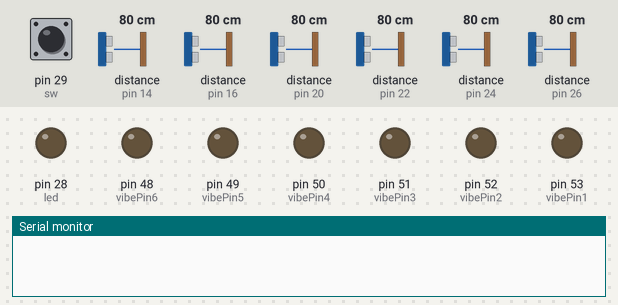
Bench run of a sketch on a simulated Arduino Mega 2560, built with avr-gcc and run on an emulated ATmega2560. Shown: output pins drawn as LEDs (lit = HIGH), the last lines printed to the serial monitor. Wiring (inferred from the names in the program): 6 × ultrasonic range finder: trigger pin 15, echo pin 14 / trigger pin 17, echo pin 16 / trigger pin 21, echo pin 20 / trigger pin 23, echo pin 22 / trigger pin 25, echo pin 24 / trigger pin 27, echo pin 26. Dashed ring = blinking. The test bench sets the inputs (shaded band); at power-on: pin 29 (sw) HIGH, distance to the obstacle (sensors on pin 22, pin 24, pin 20, pin 14, pin 16, pin 26) 80 cm. The echo pulse lasts 58.3 µs per cm; pins used as bus, display or sensor lines are not drawn.

Above: at 0.1 s.
1.3 s: pin 29 (sw) pulled LOW for 3.2 s
At 2.2 s:
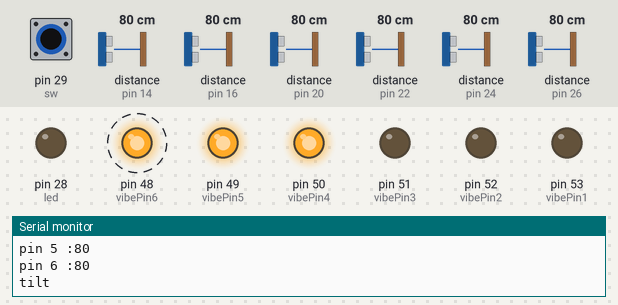
6.0 s: distance to the obstacle (sensor on pin 22) set to 55 cm
9.0 s: distance to the obstacle (sensor on pin 22) set to 45 cm
At 9.39 s:
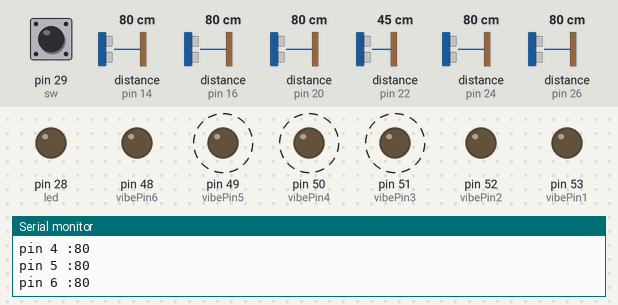
12.0 s: distance to the obstacle (sensor on pin 24) set to 56 cm
15.0 s: distance to the obstacle (sensor on pin 24) set to 48 cm
At 15.7 s:
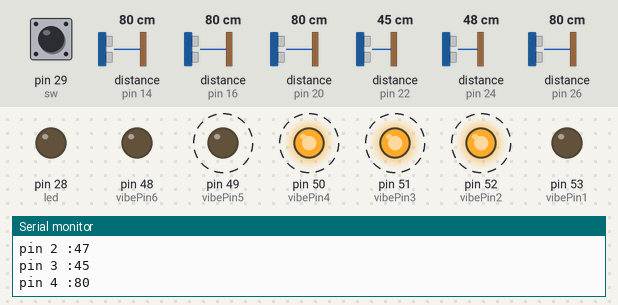
18.0 s: distance to the obstacle (sensor on pin 20) set to 147 cm
21.0 s: distance to the obstacle (sensor on pin 20) set to 153 cm
At 21.25 s:
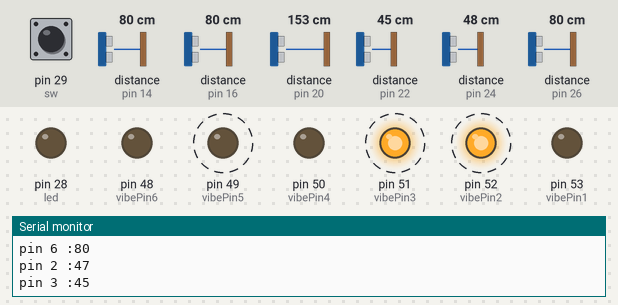
Timing chart, 0 to 25.0 s (numbered marks = the images above; inputs shaded):
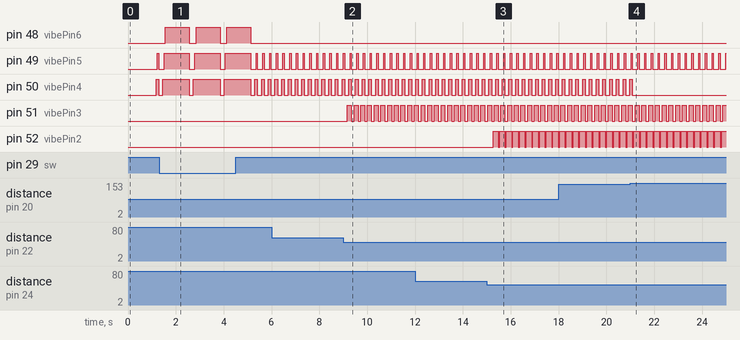

Measured:
- the behaviour switches between 51 and 50 cm on distance to the obstacle (sensor on pin 22) (found by bisection; images 1 and 2)
- the behaviour switches between 51 and 50 cm on distance to the obstacle (sensor on pin 24) (found by bisection; images 2 and 3)
- the behaviour switches between 149 and 150 cm on distance to the obstacle (sensor on pin 20) (found by bisection; images 3 and 4)
- after the input at 1.3 s, pin 48 (vibePin6): alternates HIGH for 1.0 s and LOW for 0.28 s, starting after 0.27 s
- after the input at 9.0 s, pin 51 (vibePin3): alternates HIGH for 0.17 s and LOW for 0.11 s, starting after 0.17 s
- after the input at 15.0 s, pin 52 (vibePin2): alternates HIGH for 0.22 s and LOW for 0.06 s, starting after 0.26 s
- after the input at 21.0 s, pin 50 (vibePin4): goes on until 21.1 s, then stays LOW
- by itself, pin 49 (vibePin5): repeats every 0.28 s: HIGH 0.06 s, LOW 0.23 s

The sketch:

After_stick.ino
```cpp
long previousMillis = 0;
const long INTERVAL_SEC = 1000;

int val = 0; //led 버튼상태 저장


// 초음파 센서 핀 설정
const int sonicTriggerPin1 = 27;
const int sonicEchoPin1 = 26;
const int sonicTriggerPin2 = 25;
const int sonicEchoPin2 = 24;
const int sonicTriggerPin3 = 23;
const int sonicEchoPin3 = 22;
const int sonicTriggerPin4 = 21;
const int sonicEchoPin4 = 20;
const int sonicTriggerPin5 = 15;
const int sonicEchoPin5 = 14;
const int sonicTriggerPin6 = 17;
const int sonicEchoPin6 = 16;


// tilt 센서
   int tilt = 3;  // Connect Tilt sensor to Pin3
   //led
   int led = 28;
   int sw = 29;

// 진동 센서 핀 설정
const int vibePin1 = 53;
const int vibePin2 = 52;
const int vibePin3 = 51;
const int vibePin4 = 50;
const int vibePin5 = 49;
const int vibePin6 = 48;

// 초음파 허용거리 기본값
long inLimitDistance = 50;
long outLimitDistance = 150;


// 측정거리
long cm = 0;

String data = "";

void setup()
{
  Serial.begin(9600);
  Serial1.begin(9600);


  // 진동 핀 모드 설정
  pinMode(vibePin1, OUTPUT );
  pinMode(vibePin2, OUTPUT );
  pinMode(vibePin3, OUTPUT );
  pinMode(vibePin4, OUTPUT );
  pinMode(vibePin5, OUTPUT );
  pinMode(vibePin6, OUTPUT );
  // 초음파 핀모드
  pinMode(sonicTriggerPin1, OUTPUT); // 센서 Trig 핀
  pinMode(sonicEchoPin1, INPUT); // 센서 Echo 핀
  pinMode(sonicTriggerPin2, OUTPUT); // 센서 Trig 핀
  pinMode(sonicEchoPin2, INPUT); // 센서 Echo 핀
  pinMode(sonicTriggerPin3, OUTPUT); // 센서 Trig 핀
  pinMode(sonicEchoPin3, INPUT); // 센서 Echo 핀
  pinMode(sonicTriggerPin4, OUTPUT); // 센서 Trig 핀
  pinMode(sonicEchoPin4, INPUT); // 센서 Echo 핀
  pinMode(sonicTriggerPin5, OUTPUT); // 센서 Trig 핀
  pinMode(sonicEchoPin5, INPUT); // 센서 Echo 핀
  pinMode(sonicTriggerPin6, OUTPUT); // 센서 Trig 핀
  pinMode(sonicEchoPin6, INPUT); // 센서 Echo 핀

  // tilt 센서
  pinMode(tilt, INPUT);       // Set digital pin 3 to input mode
  pinMode(led,OUTPUT); //led 센서
  pinMode(sw,INPUT);
}

void loop()
{

  //  if ( Serial1.available() )   {  Serial.write( Serial1.read() );  }
  //
  //    // listen for user input and send it to the HC-05
  //   if ( Serial.available() )   {  Serial1.write( Serial.read() );  }
  //

  // 블루투스 통신 수신값
  while (Serial1.available()) {
    data += String((char)Serial1.read());
    delay(1);
  }

  // 거리 설정
  if (data.indexOf("in:") > -1) {
    data = data.substring(3);
    inLimitDistance = (long)data.toInt();
    Serial.print("inLimitDistance : ");
    Serial.println(inLimitDistance);
    data = "";
  }

  // 거리 설정
  if (data.indexOf("out:") > -1) {
    data = data.substring(4);
    outLimitDistance = (long)data.toInt();
    Serial.print("outLimitDistance : ");
    Serial.println(outLimitDistance);
    data = "";
  }

  //sw
 if (digitalRead(sw) == LOW) { //Read sensor value
             val++;
      for (val=1; val >= 5; val ++ ){
    digitalWrite(led,HIGH);
    delay(1000);
    digitalWrite(led, LOW);
    delay(1000);
    }
     Serial.println("tilt");
    Serial1.println("tilt;");
    delay(1000);
  } else {
    //Serial.println("no tilt");
    digitalWrite(led,LOW);
     val =0;
  }

/*
  if (digitalRead(tilt) == HIGH) { //Read sensor value
    Serial.println("tilt");
    Serial1.println("tilt;");
    delay(1000);
  } else {
    //Serial.println("no tilt");
  }
*/

  unsigned long currentMillis = millis();
  if (currentMillis - previousMillis > INTERVAL_SEC) {
    resetVibe();
    cm = calcurateDistance(sonicTriggerPin1, sonicEchoPin1);
    if (cm > 10 && cm < inLimitDistance) {
      Serial.print("pin 1 :");
      Serial.println(cm);
      digitalWrite(vibePin1, HIGH);
    }
    delay(50); // 0.3초 대기 후 다시 측정
    cm = calcurateDistance(sonicTriggerPin2, sonicEchoPin2);
    if (cm > 10 && cm < inLimitDistance) {
      Serial.print("pin 2 :");
      Serial.println(cm);
      digitalWrite(vibePin2, HIGH);
    }
    delay(50); // 0.3초 대기 후 다시 측정
    cm = calcurateDistance(sonicTriggerPin3, sonicEchoPin3);
    if (cm > 10 && cm < inLimitDistance) {
      Serial.print("pin 3 :");
      Serial.println(cm);
      digitalWrite(vibePin3, HIGH);
    }
    delay(50); // 0.3초 대기 후 다시 측정
    cm = calcurateDistance(sonicTriggerPin4, sonicEchoPin4);
    if (cm > 10 && cm < outLimitDistance) {
      Serial.print("pin 4 :");
      Serial.println(cm);
      digitalWrite(vibePin4, HIGH);
    }
    delay(50); // 0.3초 대기 후 다시 측정
    cm = calcurateDistance(sonicTriggerPin5, sonicEchoPin5);
    if (cm > 10 && cm < outLimitDistance) {
      Serial.print("pin 5 :");
      Serial.println(cm);
      digitalWrite(vibePin5, HIGH);
    }

    delay(50); // 0.3초 대기 후 다시 측정
    cm = calcurateDistance(sonicTriggerPin6, sonicEchoPin6);
    if (cm > 10 && cm < outLimitDistance) {
      Serial.print("pin 6 :");
      Serial.println(cm);
      digitalWrite(vibePin6, HIGH);
    }


    //delay(1500); // 0.3초 대기 후 다시 측정delay(500); // 0.3초 대기 후 다시 측정

   // delay(500); // 0.3초 대기 후 다시 측정
  }


}

/**
 * 초음파 거리계산
 */
long calcurateDistance(int trigger, int echo) {
  long duration;
  digitalWrite(trigger, HIGH); // 센서에 Trig 신호 입력
  delayMicroseconds(10); // 10us 정도 유지
  digitalWrite(trigger, LOW); // Trig 신호 off

  duration = pulseIn(echo, HIGH); // Echo pin: HIGH->Low 간격을 측정
  return microsecondsToCentimeters(duration); // 거리(cm)로 변환
}


/**
 *  진동 모듈 리셋
 */
void resetVibe() {
  digitalWrite(vibePin1, LOW);
  digitalWrite(vibePin2, LOW);
  digitalWrite(vibePin3, LOW);
  digitalWrite(vibePin4, LOW);
  digitalWrite(vibePin5, LOW);
  digitalWrite(vibePin6, LOW);
}


long microsecondsToInches(long microseconds)
{
  // According to Parallax's datasheet for the PING))), there are
  // 73.746 microseconds per inch (i.e. sound travels at 1130 feet per
  // second).  This gives the distance travelled by the ping, outbound
  // and return, so we divide by 2 to get the distance of the obstacle.
  // See: http://www.parallax.com/dl/docs/prod/acc/28015-PING-v1.3.pdf
  return microseconds / 74 / 2;
}


long microsecondsToCentimeters(long microseconds)
{
  // The speed of sound is 340 m/s or 29 microseconds per centimeter.
  // The ping travels out and back, so to find the distance of the
  // object we take half of the distance travelled.
  return microseconds / 29 / 2;
}
```
